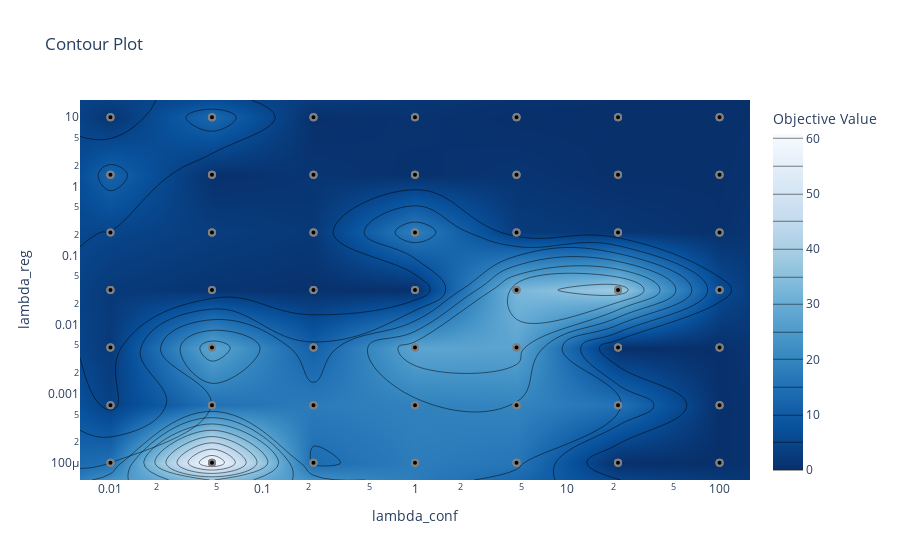

This figure's notebook cell:
### Code cell
# 3d plot of objective0 as a function of lambda_conf and lambda_reg
vis.plot_contour(study, params=["lambda_conf", "lambda_reg"], target=lambda t: t.values[1])

### Figure 1 — Plotly figure (JSON) as saved in the notebook; plotly's stock layout.template omitted (floating-point values rounded to 4 significant figures; data arrays with more than 128 entries replaced by an {"elided": "..."} marker saying what was removed)
{"data": [{"colorbar": {"title": {"text": "Objective Value"}}, "colorscale": [[0, "rgb(247,251,255)"], [0.125, "rgb(222,235,247)"], [0.25, "rgb(198,219,239)"], [0.375, "rgb(158,202,225)"], [0.5, "rgb(107,174,214)"], [0.625, "rgb(66,146,198)"], [0.75, "rgb(33,113,181)"], [0.875, "rgb(8,81,156)"], [1, "rgb(8,48,107)"]], "connectgaps": true, "contours": {"coloring": "heatmap"}, "hoverinfo": "none", "line": {"smoothing": 1.3}, "reversescale": true, "type": "contour", "x": [0.00631, 0.01, 0.04642, 0.2154, 1, 4.642, 21.54, 100, 158.5], "y": [5.623e-05, 0.0001, 0.0006813, 0.004642, 0.03162, 0.2154, 1.468, 10, 17.78], "z": [[NaN, NaN, NaN, NaN, NaN, NaN, NaN, NaN, NaN], [NaN, 14.99, 60.78, 13.95, 17.89, 16.27, 0.03518, 0.004069, NaN], [NaN, 3.848, 15.09, 17.63, 18.87, 19.55, 15.46, 0.006312, NaN], [NaN, 2.244, 28.06, 11.03, 27.8, 27.26, 0.02997, 0.005831, NaN], [NaN, 2.277, 1.057, 0.4384, 0.17, 32.83, 38.16, 6.327, NaN], [NaN, 4.843, 2.997, 1.825, 18.22, 2.629, 1.595, 0.3189, NaN], [NaN, 11.98, 0.2384, 1.194, 0.406, 1.075, 0.03454, 0.1036, NaN], [NaN, 0.9196, 13.13, 0.07535, 0.7642, 0.01829, 0.0386, 0.004175, NaN], [NaN, NaN, NaN, NaN, NaN, NaN, NaN, NaN, NaN]]}, {"marker": {"color": "black", "line": {"color": "Gray", "width": 2}}, "mode": "markers", "name": "Feasible Trial", "showlegend": false, "type": "scatter", "x": {"elided": "145 float values"}, "y": {"elided": "145 float values"}}, {"marker": {"color": "#cccccc", "line": {"color": "Gray", "width": 2}}, "mode": "markers", "name": "Infeasible Trial", "showlegend": false, "type": "scatter", "x": [], "y": []}], "layout": {"title": {"text": "Contour Plot"}, "xaxis": {"range": [-2.2, 2.2], "title": {"text": "lambda_conf"}, "type": "log"}, "yaxis": {"range": [-4.25, 1.25], "title": {"text": "lambda_reg"}, "type": "log"}}}
